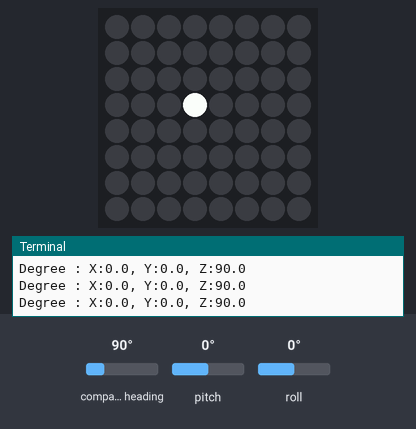
A program run on a simulated Raspberry Pi (BCM pin numbers) with a Sense HAT. On the bench: the Sense HAT's 8×8 RGB LED matrix, the last lines printed to the terminal. Inputs (shaded band) come from the test bench; at power-on: pitch 0°, compass heading 90°, roll 0°. The Sense HAT reports a negative pitch or roll as 360° plus the angle.

Above: at 1.2 s.
1.3 s: pitch set to -86°
At 2.6 s:
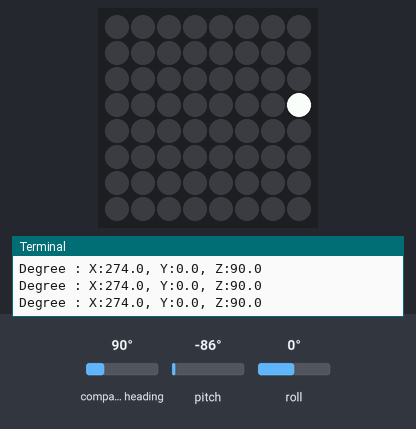
3.1 s: pitch set to 8°
4.6 s: pitch set to 11°
At 5.9 s:
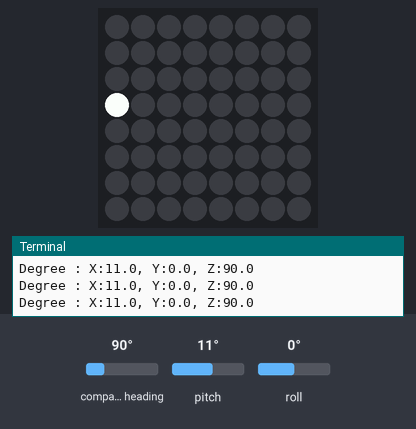
6.7 s: pitch set to -45°
At 6.75 s:
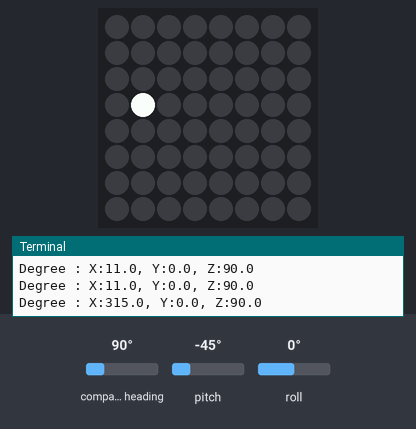
8.8 s: pitch set to 45°
At 8.95 s:
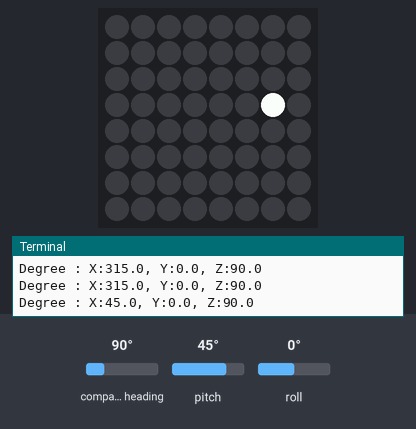
Timing chart, 0 to 11.8 s (numbered marks = the images above; inputs shaded):
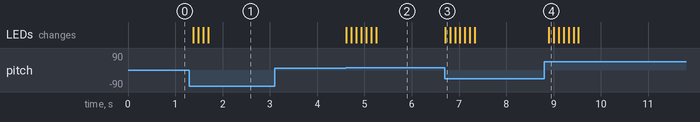

The program:

imu_pixel_move.py
```python
# 라즈베리파이를 기울여 점의 위치를 이동합니다. (IMU의 자이로스코프 센서 이용)
from sense_hat import SenseHat, ACTION_PRESSED, ACTION_HELD, ACTION_RELEASED
from sense_hat import SenseHat
from signal import pause
from time import sleep

x = 3
y = 3
sense = SenseHat()

def clamp(value, min_value=0, max_value=7):
    return min(max_value, max(min_value, value))

def move_up():
    global y
    y = clamp(y - 1)

def move_down():
    global y
    y = clamp(y + 1)

def move_left():
    global x
    x = clamp(x - 1)

def move_right():
    global x
    x = clamp(x + 1)

def refresh():
    sense.clear()
    sense.set_pixel(x, y, 255, 255, 255)


while True:

    ori = sense.get_orientation_degrees()
    angle_x = ori['pitch']
    angle_y = ori['roll']
    angle_z = ori['yaw']


    print(f"Degree : X:{angle_x}, Y:{angle_y}, Z:{angle_z} ")
    if ((260 <= angle_x < 350) and  ((0 <= angle_y < 10) or  (350 <= angle_y < 359))):
    	move_right()
    elif ((10 <= angle_x < 120) and  ((0 <= angle_y < 10) or (350 <= angle_y < 359))):
    	move_left()
    elif ((260 <= angle_y < 350) and  ((0 <= angle_x < 10) or  (350 <= angle_x < 359))):
    	move_up()
    elif ((10 <= angle_y < 120) and ((0 <= angle_x < 10) or  (350 <= angle_x < 359))):
    	move_down()

    refresh()
    sleep(0.1)


pause()
```

Measured:
- the behaviour switches between 9 and 10° on pitch (found by bisection; images 1 and 2)
- after the input at 1.3 s, the LEDs: first change after 0.08 s (image 1 shows a later state)
- after the input at 4.6 s, the LEDs: first change at once (image 2 shows a later state)
- after the input at 6.7 s, the LEDs: change at once (image 3)
- after the input at 8.8 s, the LEDs: change after 0.10 s (image 4)
